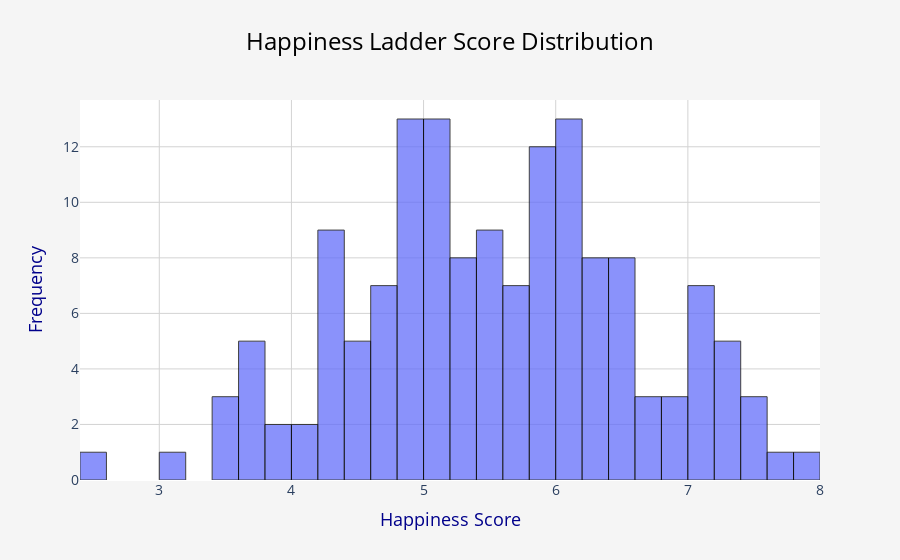

The notebook cell this image was saved under:
### Markdown cell above
Optionally, I also use plotly to plot a histogram to see the difference

### Code cell
#plotly histogram
fig = px.histogram(
    df,
    x='Ladder score',
    nbins=50,
    title="Happiness Ladder Score Distribution",
    color_discrete_sequence=['#636EFA'],
    opacity=0.75
)

#using updated layout for more clarity
fig.update_layout(
    title=dict(
        text="Happiness Ladder Score Distribution",
        font=dict(size=24, color='black'),
        x=0.5
    ),
    xaxis=dict(
        title="Happiness Score",
        titlefont=dict(size=18, color='darkblue'),
        tickfont=dict(size=14),
        gridcolor='lightgray'
    ),
    yaxis=dict(
        title="Frequency",
        titlefont=dict(size=18, color='darkblue'),
        tickfont=dict(size=14),
        gridcolor='lightgray'
    ),
    
    #add background and plot color
    paper_bgcolor='whitesmoke',  
    plot_bgcolor='white',  
)
#function for plotly interaction and hovering
fig.update_traces(
    marker=dict(
        line=dict(color='black', width=1)
    ),
    
    #add text when hovered
    hovertemplate="Happiness Score: %{x}<br>Count: %{y}<extra></extra>"
)

fig.show()

### Figure 1 — Plotly figure (JSON) as saved in the notebook; plotly's stock layout.template omitted (floating-point values rounded to 4 significant figures; data arrays with more than 128 entries replaced by an {"elided": "..."} marker saying what was removed)
{"data": [{"alignmentgroup": "True", "bingroup": "x", "hovertemplate": "Happiness Score: %{x}<br>Count: %{y}<extra></extra>", "legendgroup": "", "marker": {"color": "#636EFA", "line": {"color": "black", "width": 1}, "opacity": 0.75, "pattern": {"shape": ""}}, "name": "", "nbinsx": 50, "offsetgroup": "", "orientation": "v", "showlegend": false, "type": "histogram", "x": {"elided": "149 float values"}, "xaxis": "x", "yaxis": "y"}], "layout": {"barmode": "relative", "legend": {"tracegroupgap": 0}, "paper_bgcolor": "whitesmoke", "plot_bgcolor": "white", "title": {"font": {"color": "black", "size": 24}, "text": "Happiness Ladder Score Distribution", "x": 0.5}, "xaxis": {"anchor": "y", "domain": [0, 1], "gridcolor": "lightgray", "tickfont": {"size": 14}, "title": {"font": {"color": "darkblue", "size": 18}, "text": "Happiness Score"}}, "yaxis": {"anchor": "x", "domain": [0, 1], "gridcolor": "lightgray", "tickfont": {"size": 14}, "title": {"font": {"color": "darkblue", "size": 18}, "text": "Frequency"}}}}
